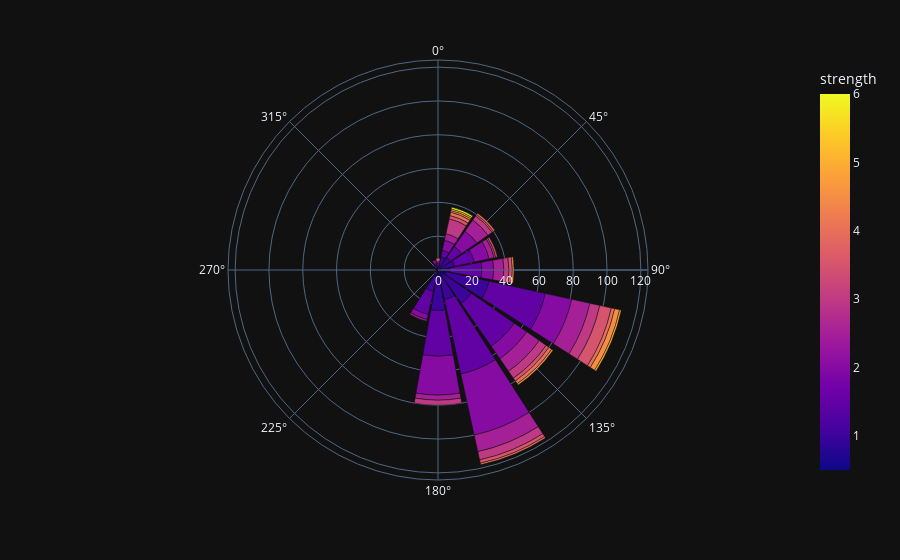

Write notebook code for a chart like this one.
### Code cell
fig = px.bar_polar(df_w, r="count", theta="cardinal_direction",
                   color="strength", template="plotly_dark",
                   color_discrete_sequence= px.colors.sequential.Plasma_r)
fig.show()

### Figure 1 — Plotly figure (JSON) as saved in the notebook; plotly's stock layout.template omitted (floating-point values rounded to 4 significant figures)
{"data": [{"hovertemplate": "count=%{r}<br>cardinal_direction=%{theta}<br>strength=%{marker.color}<extra></extra>", "legendgroup": "", "marker": {"color": [0.5, 0.5, 0.5, 0.5, 0.5, 0.5, 0.5, 0.5, 0.5, 0.5, 0.5, 1, 1, 1, 1, 1, 1, 1, 1, 1, 1, 1, 1, 1, 1, 1, 1.5, 1.5, 1.5, 1.5, 1.5, 1.5, 1.5, 1.5, 1.5, 1.5, 1.5, 1.5, 2, 2, 2, 2, 2, 2, 2, 2, 2, 2, 2, 2, 2.5, 2.5, 2.5, 2.5, 2.5, 2.5, 2.5, 2.5, 2.5, 2.5, 3, 3, 3, 3, 3, 3, 3, 3, 3.5, 3.5, 3.5, 3.5, 3.5, 3.5, 3.5, 3.5, 4, 4, 4, 4, 4, 4.5, 4.5, 4.5, 4.5, 5, 5, 6], "coloraxis": "coloraxis", "pattern": {"shape": ""}}, "name": "", "r": [3, 2, 4, 1, 1, 5, 2, 4, 4, 2, 1, 21, 8, 2, 20, 9, 1, 2, 2, 1, 26, 7, 8, 14, 5, 1, 34, 8, 4, 31, 45, 19, 12, 27, 1, 14, 1, 1, 7, 37, 1, 9, 3, 9, 1, 11, 6, 2, 23, 16, 3, 6, 1, 9, 10, 11, 1, 3, 4, 8, 5, 1, 9, 3, 3, 6, 3, 5, 2, 7, 1, 1, 2, 2, 2, 2, 1, 2, 2, 1, 2, 1, 3, 1, 1, 1, 1, 1], "showlegend": false, "subplot": "polar", "theta": [180, 67.5, 202.5, 225, 337.5, 112.5, 45, 135, 157.5, 90, 292.5, 180, 67.5, 315, 135, 202.5, 270, 337.5, 0, 225, 112.5, 45, 22.5, 157.5, 90, 292.5, 112.5, 45, 22.5, 135, 157.5, 90, 67.5, 180, 315, 202.5, 0, 337.5, 90, 157.5, 0, 135, 202.5, 67.5, 225, 45, 22.5, 337.5, 180, 112.5, 180, 90, 0, 135, 157.5, 112.5, 202.5, 67.5, 22.5, 45, 135, 67.5, 22.5, 45, 180, 112.5, 90, 157.5, 157.5, 112.5, 67.5, 45, 22.5, 90, 0, 135, 157.5, 135, 22.5, 45, 112.5, 135, 112.5, 22.5, 90, 112.5, 22.5, 22.5], "type": "barpolar"}], "layout": {"barmode": "relative", "coloraxis": {"colorbar": {"title": {"text": "strength"}}, "colorscale": [[0, "#0d0887"], [0.1111, "#46039f"], [0.2222, "#7201a8"], [0.3333, "#9c179e"], [0.4444, "#bd3786"], [0.5556, "#d8576b"], [0.6667, "#ed7953"], [0.7778, "#fb9f3a"], [0.8889, "#fdca26"], [1, "#f0f921"]]}, "legend": {"tracegroupgap": 0}, "margin": {"t": 60}, "polar": {"angularaxis": {"direction": "clockwise", "rotation": 90}, "domain": {"x": [0, 1], "y": [0, 1]}}}}
